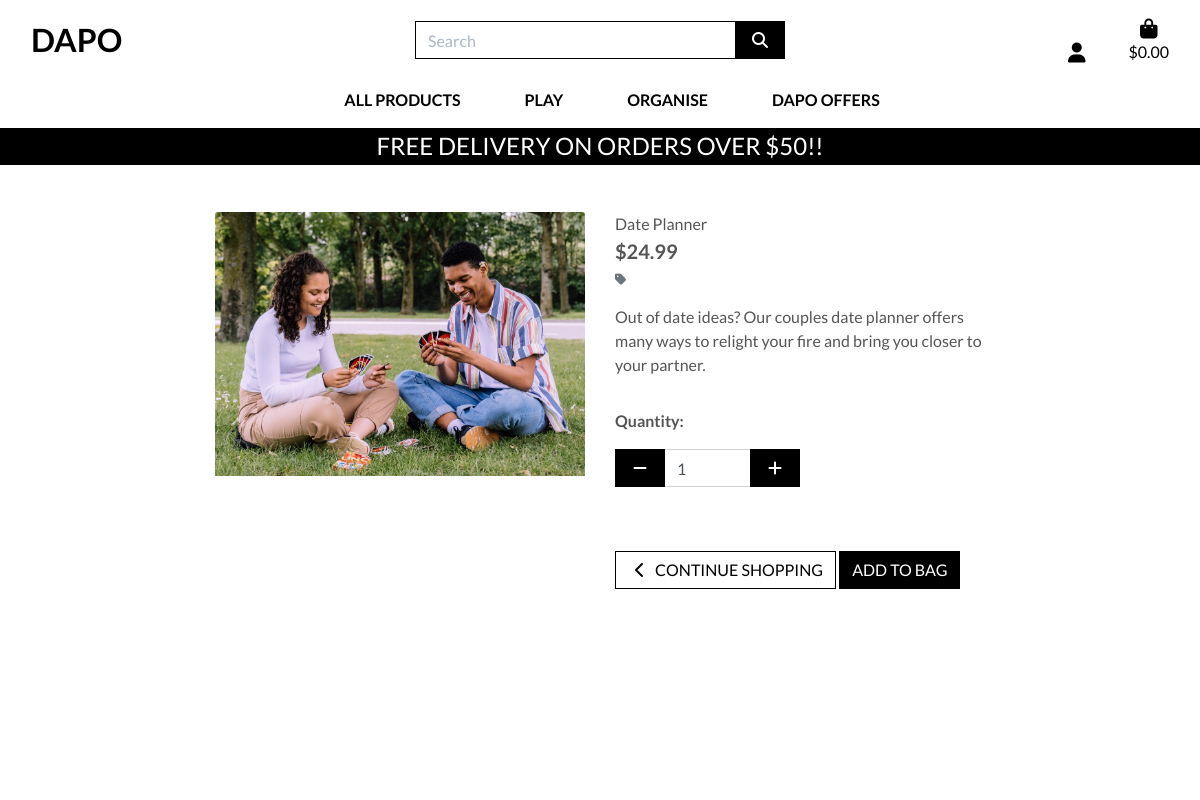
Page /products/6/ on the committed database.
### products/models.py (models this page shows, shortened)
class Product(models.Model):
    category = models.ForeignKey('Category', null=True, blank=True, on_delete=models.SET_NULL)
    sku = models.CharField(max_length=254, null=True, blank=True)
    name = models.CharField(max_length=254)
    description = models.TextField()
    price = models.DecimalField(max_digits=6, decimal_places=2)
    image_url = models.URLField(max_length=1024, null=True, blank=True)
    image = models.ImageField(null=True, blank=True)

### products/views.py (the view)
# urls.py: path('<int:product_id>/', views.product_detail, name='product_detail'),
def product_detail(request, product_id):
    product = get_object_or_404(Product, pk=product_id)
    context = {
        'product': product,
    }
    return render(request, 'products/product_detail.html', context)

### bag/contexts.py (called while the page is built, shortened)
def bag_contents(request):
    bag_items = []
    total = 0
    product_count = 0
    bag = request.session.get('bag', {})
    if total < settings.FREE_DELIVERY_THRESHOLD:
        delivery = total * Decimal(settings.STANDARD_DELIVERY_PERCENTAGE / 100)
        free_delivery_delta = settings.FREE_DELIVERY_THRESHOLD - total
    else:
        delivery = 0
        free_delivery_delta = 0
    grand_total = delivery + total
    context = {
        'bag_items': bag_items,
        'total': total,
        'product_count': product_count,
        'delivery': delivery,
        'free_delivery_delta': free_delivery_delta,
        'free_delivery_threshold': settings.FREE_DELIVERY_THRESHOLD,
        'grand_total': grand_total,
    }
    return context

### products/templates/products/product_detail.html (shortened to what this page needs)
{% extends "base.html" %}
{% load static %}
{% block page_header %}
    <div class="container header-container">
    </div>
{% endblock %}
{% block content %}
    <div class="overlay"></div>
    <div class="container-fluid">
        <div class="row">
            <div class="col-12 col-md-6 col-lg-4 offset-lg-2">
                <div class="image-container my-5">
                    {% if product.image %}
                        <a href="{{ product.image.url }}" target="_blank">
                            <img class="card-img-top img-fluid" src="{{ product.image.url }}" alt="{{ product.name }}">
                        </a>
                        {% else %}
                        <a href="">
                            <img class="card-img-top img-fluid" src="{{ MEDIA_URL }}noimage.png" alt="{{ product.name }}">
                        </a>
                    {% endif %}
                </div>
            </div>
            <div class="col-12 col-md-6 col-lg-4">
                <div class="product-details-container mb-5 mt-md-5">
                    <p class="mb-0">{{ product.name }}</p>
                    <p class="lead mb-0 text-left font-weight-bold">${{ product.price }}</p>
                    {% if product.category %}
                    <p class="small mt-1 mb-0">
                        <a class="text-muted" href="{% url 'products' %}?category={{ product.category.name }}">
                            <i class="fas fa-tag mr-1"></i>{{ product.category.friendly_name }}
                        </a>
                    </p>
                    {% endif %}
                    <p class="mt-3">{{ product.description }}</p>
                    <form class="form" action="{% url 'add_to_bag' product.id %}" method="POST">
                        <div class="form-row">
                            {% with product.has_sizes as s %}
                            <div class="col-12">
                                <p class="mt-3"><strong>Quantity:</strong></p>
                                <div class="form-group w-50">
                                    <div class="input-group">
                                        <div class="input-group-prepend">
                                            <button class="decrement-qty btn btn-black rounded-0"
                                                data-item_id="{{ product.id }}" id="decrement-qty_{{ product.id }}">
                                                <span class="icon">
                                                    <i class="fas fa-minus"></i>
                                                </span>
                                            </button>
                                        </div>
                                        <input class="form-control qty_input" type="number"
                                            name="quantity" value="1" min="1" max="6"
                                            data-item_id="{{ product.id }}"
                                            id="id_qty_{{ product.id }}">
                                        <div class="input-group-append">
                                            <button class="increment-qty btn btn-black rounded-0"
                                                data-item_id="{{ product.id }}" id="increment-qty_{{ product.id }}">
                                                <span class="icon">
                                                    <i class="fas fa-plus"></i>
                                                </span>
                                            </button>
                                        </div>
                                    </div>
                                </div>
                            </div>
                            <div class="col{% if s %}-12 mt-2{% endif %}">
                                <a href="{% url 'products' %}" class="btn btn-outline-black rounded-0 mt-5">
                                    <span class="icon">
                                        <i class="fas fa-chevron-left"></i>
                                    </span>
                                    <span class="text-uppercase">Continue Shopping</span>
                                </a>
                                <input type="submit" class="btn btn-black rounded-0 text-uppercase mt-5" value="Add to Bag">
                            </div>
                            {% endwith %}
                        </div>
                    </form>
                </div>
            </div>
        </div>
    </div>
{% endblock %}

### static/css/base.css (style rules this page uses)
html { height: 100%; }
body { background: url(/static/Joyful-young-friends.jpg) no-repeat center center fixed; background-size: cover; height: calc(100vh - 164px); color: #555; font-family: 'Lato'; }
.icon { align-items: center; display: inline-flex; justify-content: center; height: 1.5rem; width: 1.5rem; }
.btn-black { background: black; color: white; }
.btn-outline-black { background: white; color: black !important; border: 1px solid black; }
.overlay { height: 100%; width: 100%; top: 0; left: 0; position: fixed; background: white; z-index: -1; }
@media (min-width: 1200px) { .container { max-width: 80%; } }
@media (min-width: 992px) { .header-container { padding-top: 164px; } }

### rows in the picture
Product: image (picture), name "Date Planner", price "24.99", description "Out of date ideas? Our couples date planner offers many ways to relight your fire and bring you closer to your partner."

### other values in the picture
{{ free_delivery_threshold }} "50"
